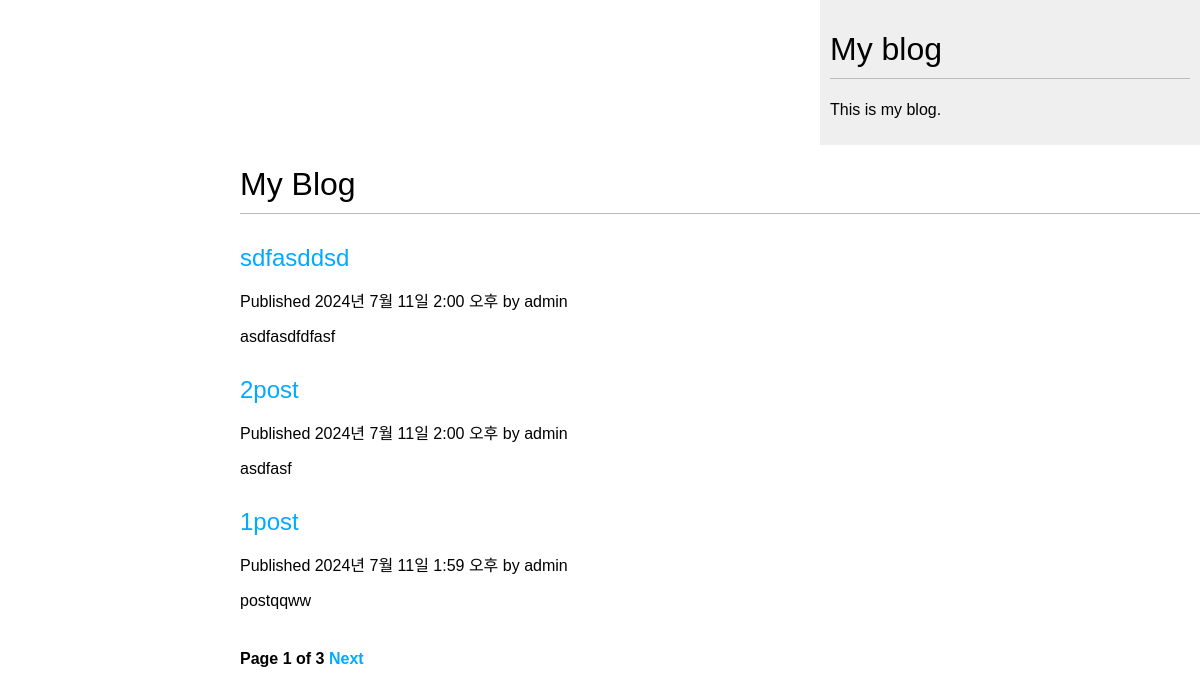
Screenshot of /blog/ with the database file from the repository.
### blog/models.py (models this page shows, shortened)
class Post(models.Model):
    class Status(models.TextChoices):
        DRAFT='DF','Draft'
        PUBLISHED='PB','Published'
    title = models.CharField(max_length=250)# 제목 필드
    slug = models.SlugField(max_length=250, unique_for_date='publish') #부제
    author = models.ForeignKey(User, on_delete=models.CASCADE,
                               related_name='blog_posts')  # 외래키 설정 어떤 사용자가 어떤 게시물을 작성했는지 관계를 생성한다my
    body = models.TextField()#본문 필드
    publish = models.DateTimeField(default=timezone.now)#게시물이 작성된 날짜
    created = models.DateTimeField(auto_now_add=True)#언제 작성했는지
    updated = models.DateTimeField(auto_now=True)#언제 수정했는지
    status = models.CharField(max_length= 2, choices= Status.choices, default=Status.DRAFT)
    objects=models.Manager()#기본 오브젝트에 적용되는
    published = PublishedManager()#서브 메니저
    drafted = DraftManager()
    class Meta:
        ordering = ['-publish']  # 기본정렬하기 위해 필요한 클래스
        indexes = [models.Index(fields=['-publish']),  # 퍼블리쉬 필드를 기본 값으로 결과를 정렬한다
                   ]
    def get_absolute_url(self):
        return reverse('blog:post_detail', args=[self.publish.year, self.publish.month, self.publish.day,self.slug])

### blog/views.py (the view)
# urls.py: path('', views.PostListView.as_view(), name='post_list'),
class PostListView(ListView):
    queryset = Post.objects.all()
    context_object_name = 'posts'
    paginate_by = 3
    template_name = 'blog/post/list.html'

### blog/templates/blog/post/list.html (shortened to what this page needs)
{% extends "blog/base.html" %}
{% block content %}
    <h1>My Blog</h1>
    {%for post in posts%}
        <h2>
            <a href="{{ post.get_absolute_url }}">
                {{ post.title }}
            </a>
        </h2>
        <p class="data">
            Published {{post.publish}} by {{post.author}}
        </p>
        {{post.body|truncatewords:30|linebreaks}}
    {% endfor %}
    {% include "pagination.html" with page=page_obj %}
{% endblock %}

### blog/templates/blog/base.html (shortened to what this page needs)
{%load static%}
<!DOCTYPE html>
<html>
<head>
    <link href="{%static "css/blog.css"%}" rel="stylesheet">
</head>
<body>
    <div id="sidebar">
        <h1>My blog</h1>
        <p> This is my blog.</p>
    </div>
    <div id="content">
        {% block content %}
        {% endblock %}
    </div>
    </body>
</html>

### blog/templates/pagination.html (shortened to what this page needs)
<div class="pagination">
    <span class="step-links">
        <span class="current">
            Page {{ page.number }} of {{ page.paginator.num_pages }}
        </span>
        {% if page.has_next %}
            <a href="?page={{ page.next_page_number }}">Next</a>
        {% endif %}
    </span>
</div>

### blog/static/css/blog.css (style rules this page uses)
body { margin:0; padding:0; font-family:helvetica, sans-serif; }
a { color:#00abff; text-decoration:none; }
h1 { font-weight:normal; border-bottom:1px solid #bbb; padding:0 0 10px 0; }
h2 { font-weight:normal; margin:30px 0 0; }
#content { float:right; width:80%; padding:0 0 0 30px; }
#sidebar { float:right; width:30%; padding:10px; background:#efefef; height:100%; }
.pagination { margin:40px 0; font-weight:bold; }

### rows the page displays
Post: title "sdfasddsd", publish "2024년 7월 11일 2:00 오후", author "admin", body "asdfasdfdfasf"
Post: title "2post", publish "2024년 7월 11일 2:00 오후", author "admin", body "asdfasf"
Post: title "1post", publish "2024년 7월 11일 1:59 오후", author "admin", body "postqqww"

### other values shown
{{ page.number }} "1"
{{ page.paginator.num_pages }} "3"
